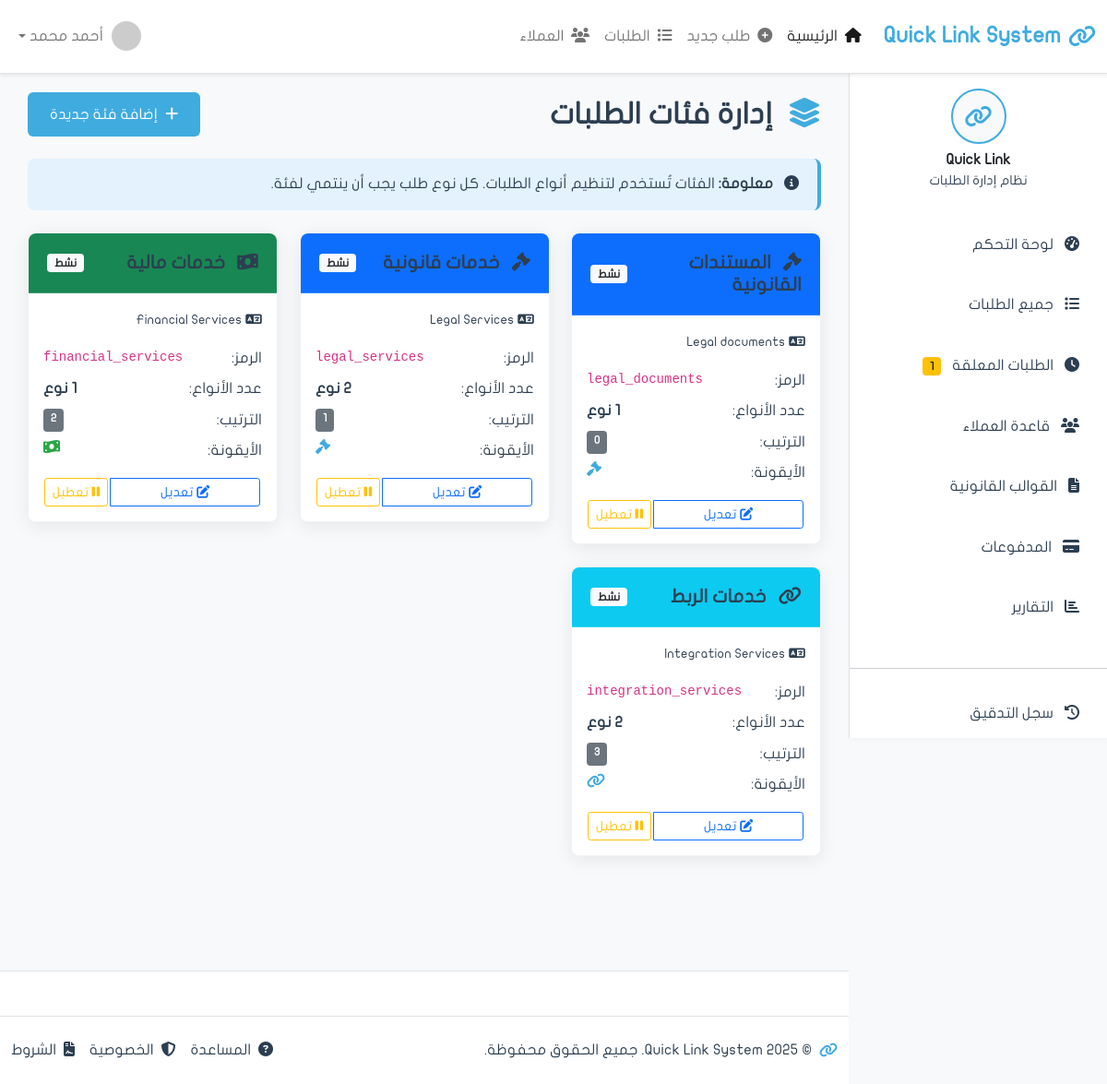
The app's page /requests/categories/ with its own data.
### apps/requests/models.py (models this page shows, shortened)
class RequestCategory(models.Model):
    name_arabic = models.CharField('الاسم بالعربية', max_length=100)
    name_english = models.CharField('الاسم بالإنجليزية', max_length=100, blank=True)
    code = models.CharField('الرمز', max_length=50, unique=True, editable=False)
    icon = models.CharField('الأيقونة', max_length=50, blank=True, default='',
                           help_text='مثال: fa-file-alt (اختياري)')
    color = models.CharField('اللون', max_length=20, default='primary',
                            choices=[
                                ('primary', 'أزرق'),
                                ('success', 'أخضر'),
                                ('warning', 'أصفر'),
                                ('info', 'سماوي'),
                                ('danger', 'أحمر'),
                                ('secondary', 'رمادي'),
                            ])
    display_order = models.IntegerField('ترتيب العرض', default=0)
    is_active = models.BooleanField('نشط', default=True)
    created_at = models.DateTimeField('تاريخ الإنشاء', auto_now_add=True)
    updated_at = models.DateTimeField('آخر تحديث', auto_now=True)
    class Meta:
        verbose_name = 'فئة'
        verbose_name_plural = 'الفئات'
        ordering = ['display_order', 'name_arabic']

### apps/requests/views.py (the view)
# urls.py: path('requests/categories/', views.categories_list, name='categories_list'),
def categories_list(request):
    from apps.requests.models import RequestCategory
    categories = RequestCategory.objects.all().order_by('display_order', 'name_arabic')
    context = {
        'page_title': 'إدارة فئات الطلبات',
        'categories': categories,
    }
    return render(request, 'requests/categories_list.html', context)

### apps/requests/templates/requests/categories_list.html (shortened to what this page needs)
{% extends 'base.html' %}
{% load static %}
{% block content %}
            <div class="d-flex justify-content-between align-items-center mb-4">
                <h2 class="mb-0">
                    <i class="fas fa-layer-group me-2 text-primary"></i>
                    إدارة فئات الطلبات
                </h2>
                <a href="{% url 'requests:category_create' %}" class="btn btn-primary">
                    <i class="fas fa-plus me-1"></i>
                    إضافة فئة جديدة
                </a>
            </div>
            <div class="alert alert-info mb-4">
                <i class="fas fa-info-circle me-2"></i>
                <strong>معلومة:</strong> الفئات تُستخدم لتنظيم أنواع الطلبات. كل نوع طلب يجب أن ينتمي لفئة.
            </div>
            <div class="row">
                {% if categories %}
                    {% for category in categories %}
                <div class="col-lg-4 col-md-6 mb-4">
                    <div class="card shadow-custom">
                        <div class="card-header bg-{{ category.color }} text-white">
                            <div class="d-flex justify-content-between align-items-center">
                                <h5 class="mb-0">
                                    {% if category.icon %}
                                    <i class="fas {{ category.icon }} me-2"></i>
                                    {% endif %}
                                    {{ category.name_arabic }}
                                </h5>
                                {% if category.is_active %}
                                <span class="badge bg-light text-dark">نشط</span>
                                {% else %}
                                <span class="badge bg-secondary">معطل</span>
                                {% endif %}
                            </div>
                        </div>
                        <div class="card-body">
                            {% if category.name_english %}
                            <p class="text-muted mb-3">
                                <small><i class="fas fa-language me-1"></i>{{ category.name_english }}</small>
                            </p>
                            {% endif %}
                            <div class="mb-3">
                                <div class="d-flex justify-content-between mb-2">
                                    <span class="text-muted">الرمز:</span>
                                    <code>{{ category.code }}</code>
                                </div>
                                <div class="d-flex justify-content-between mb-2">
                                    <span class="text-muted">عدد الأنواع:</span>
                                    <strong>{{ category.request_types.count }} نوع</strong>
                                </div>
                                <div class="d-flex justify-content-between mb-2">
                                    <span class="text-muted">الترتيب:</span>
                                    <span class="badge bg-secondary">{{ category.display_order }}</span>
                                </div>
                                <div class="d-flex justify-content-between">
                                    <span class="text-muted">الأيقونة:</span>
                                    {% if category.icon %}
                                    <i class="fas {{ category.icon }} text-{{ category.color }}"></i>
                                    {% else %}
                                    <span class="text-muted">بدون</span>
                                    {% endif %}
                                </div>
                            </div>
                            <div class="btn-group w-100" role="group">
                                <a href="{% url 'requests:category_edit' category.id %}" class="btn btn-outline-primary btn-sm">
                                    <i class="fas fa-edit"></i>
                                    تعديل
                                </a>
                                {% if category.is_active %}
                                <form method="post" action="{% url 'requests:category_toggle' category.id %}" class="d-inline">
                                    <button type="submit" class="btn btn-outline-warning btn-sm">
                                        <i class="fas fa-pause"></i>
                                        تعطيل
                                    </button>
                                </form>
                                {% endif %}
                            </div>
                        </div>
                    </div>
                </div>
                    {% endfor %}
                {% endif %}
            </div>
{% endblock content %}

### staticfiles/assets/css/custom.css (style rules this page uses)
:root { --primary-blue: #40abdf; --primary-green: #51c676; --light-blue: #e3f2fd; --light-green: #e8f5e8; --medium-blue: #6bb6ff; --medium-green: #7dd87d; --text-dark: #2c3e50; --text-light: #6c757d; --bg-light: #f8f9fa; --bg-white: #ffffff; --bg-lighter: #fafbfc; --white: #ffffff; --warning: #ffc107; --danger: #dc3545; --success: #28a745; --border-color: #dee2e6; --shadow-light: rgba(0, 0, 0, 0.05); --shadow-medium: rgba(0, 0, 0, 0.08); }
* { margin: 0; padding: 0; box-sizing: border-box; }
body { font-family: font_regular; direction: rtl; text-align: right; background-color: var(--bg-light); color: var(--text-dark); line-height: 1.6; }
h1, h2, h3, h4, h5, h6 { font-weight: 600; color: var(--text-dark); }
.btn-primary { background: var(--primary-blue); border: none; border-radius: 6px; padding: 12px 24px; font-weight: 500; color: var(--white); }
.card { border: 1px solid var(--border-color); border-radius: 8px; box-shadow: 0 2px 8px var(--shadow-light); background: var(--white); transition: box-shadow 0.2s ease; }
.card-header { background: var(--light-blue); color: var(--text-dark); border-radius: 8px 8px 0 0 !important; padding: 20px; font-weight: 600; border-bottom: 1px solid var(--border-color); }
.alert { border: none; border-radius: 8px; padding: 15px 20px; margin-bottom: 20px; }
.alert-info { background: var(--light-blue); color: var(--dark-blue); border-right: 4px solid var(--primary-blue); }
.shadow-custom { box-shadow: 0 4px 20px rgba(0, 0, 0, 0.08); }
.card { border: 1px solid rgba(0, 0, 0, 0.05); }
.card-header { border-bottom: 1px solid rgba(255, 255, 255, 0.2); }
.card, .btn, .form-control { will-change: transform; }
.btn-group .btn { margin: 0 1px; }
.badge { font-size: 0.75rem; padding: 4px 8px; }
.text-success { color: var(--success) !important; }
.text-info { color: var(--primary-blue) !important; }
.text-primary { color: var(--primary-blue) !important; }
.text-muted { color: var(--text-muted) !important; }

### records on screen
RequestCategory: name_arabic "المستندات القانونية", is_active "نشط", name_english "Legal documents", code "legal_documents", display_order "0"
RequestCategory: name_arabic "خدمات قانونية", is_active "نشط", name_english "Legal Services", code "legal_services", display_order "1"
RequestCategory: name_arabic "خدمات مالية", is_active "نشط", name_english "Financial Services", code "financial_services", display_order "2"
RequestCategory: name_arabic "خدمات الربط", is_active "نشط", name_english "Integration Services", code "integration_services", display_order "3"
